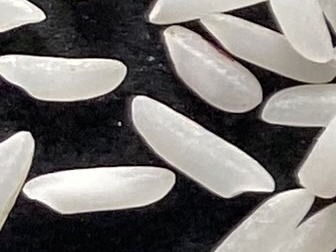
#> input picture dataset_beras/Tile18_C2_R6.jpg, 336 x 252 px; its folder holds only this picture in this run
$ python batch_analyzer.py
#> lines starting #> are read from the running program, lines starting #| are printed output that depends on the picture; after the words box and inside, x2 and y2 are one past the last pixel; in counts of white or black regions, pixels touching at a corner belong together
import cv2
import numpy as np
import matplotlib.pyplot as plt
import glob
import os

def main():
    # 1. PERSIAPAN FOLDER
    input_folder = 'dataset_beras'   # Folder tempat kamu menaruh banyak foto
    output_folder = 'hasil_analisis' # Folder untuk menyimpan foto hasil masking otomatis

    # Buat folder output otomatis jika belum ada
    os.makedirs(output_folder, exist_ok=True)

    # Ambil semua file dengan ekstensi .jpg dan .png di folder input
    image_paths = glob.glob(f"{input_folder}/*.jpg") + glob.glob(f"{input_folder}/*.png")

    if len(image_paths) == 0:
        print(f"[ERROR] Tidak ada gambar ditemukan di folder '{input_folder}'.")
        return

    print(f"[INFO] Memulai Batch Processing untuk {len(image_paths)} gambar...\n")

    all_raw_areas = [] # Menyimpan data ukuran beras dari SELURUH foto
    total_rice_global = 0

    kernel_ellipse = cv2.getStructuringElement(cv2.MORPH_ELLIPSE, (3, 3))

    # 2. PROSES LOOPING (SCAN BANYAK FOTO)
    for index, img_path in enumerate(image_paths):
        filename = os.path.basename(img_path)
        image = cv2.imread(img_path)
#> image is the input picture: shape (252, 336, 3); mean B, G, R 111.1, 113.4, 116.5

        if image is None:
            continue

        # Preprocessing
        gray = cv2.cvtColor(image, cv2.COLOR_BGR2GRAY)
        blurred = cv2.GaussianBlur(gray, (5, 5), 0)
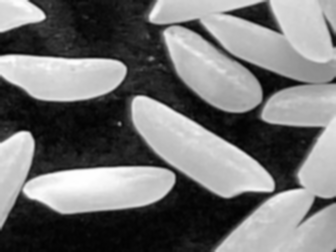
#> blurred: shape (252, 336); min 2, max 255, mean 114.1

        # OTSU'S THRESHOLDING (Auto Threshold)
        # Algoritma ini mencari nilai threshold terbaik secara otomatis (mengabaikan angka 0 di parameter)
        best_thresh, binary = cv2.threshold(blurred, 0, 255, cv2.THRESH_BINARY + cv2.THRESH_OTSU)
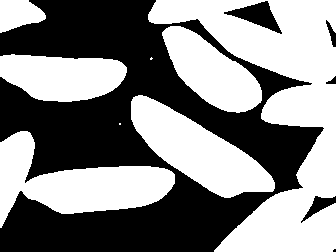
#> binary: shape (252, 336); 51.8% white; 6 black regions (1 under 20 px), largest, box (x1, y1, x2, y2) and area: (0, 0, 324, 252) 39492, (224, 1, 282, 34) 790, (301, 196, 336, 223) 323, (326, 20, 336, 47) 114, (326, 76, 336, 84) 43
#> best_thresh = 110

        # Morfologi
        morph = cv2.morphologyEx(binary, cv2.MORPH_OPEN, kernel_ellipse, iterations=1)
#> morph: shape (252, 336); 51.8% white; 6 black regions (1 under 20 px)

        # Find Contours
        contours, _ = cv2.findContours(morph, cv2.RETR_EXTERNAL, cv2.CHAIN_APPROX_SIMPLE)
#> contours = 7 contours, 1 with area under 20; largest, box (x1, y1, x2, y2) and area: (148, 0, 336, 252) 18339, (0, 131, 175, 228) 7420, (131, 95, 275, 198) 6645, (162, 26, 262, 113) 4577, (0, 54, 127, 102) 4512, (0, 0, 46, 33) 1010

        output_img = image.copy()
        valid_count = 0
        local_areas = []

        for cnt in contours:
            area = cv2.contourArea(cnt)
            if area > 20: # Filter debu
                valid_count += 1
                total_rice_global += 1
                all_raw_areas.append(area)
                local_areas.append(area)

                # Masking hijau polos
                cv2.drawContours(output_img, [cnt], -1, (0, 255, 0), 2)
#> this loop made 7 passes
#> area on passes 1, 2, 4, 5, 6, 7: 7420.5, 6645, 4512, 4577, 18339, 1010.5
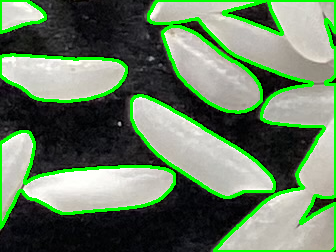
#> output_img: shape (252, 336, 3); 10.84% of pixels changed, all inside (x1, y1, x2, y2) = (0, 0, 336, 252)
#> after the loop, all_raw_areas = [7420.5, 6645, 4512, 4577, 18339, 1010.5]; local_areas = [7420.5, 6645, 4512, 4577, 18339, 1010.5]; total_rice_global = 6; valid_count = 6

        # Tulis HUD sederhana di pojok kiri atas
        avg_local = np.mean(local_areas) if len(local_areas) > 0 else 0
#> avg_local = 7084
        cv2.rectangle(output_img, (5, 5), (350, 70), (0, 0, 0), -1)
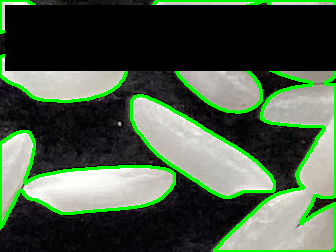
#> output_img: shape (252, 336, 3); mean B, G, R 68.5, 90.2, 71.3
        cv2.putText(output_img, f"File: {filename}", (15, 25), cv2.FONT_HERSHEY_SIMPLEX, 0.5, (255, 255, 255), 1)
        cv2.putText(output_img, f"Auto-Thresh: {int(best_thresh)} | Butir: {valid_count}", (15, 45), cv2.FONT_HERSHEY_SIMPLEX, 0.5, (0, 255, 255), 1)
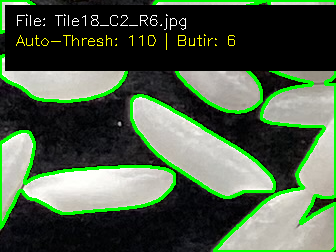
#> output_img: shape (252, 336, 3); mean B, G, R 69.7, 92.7, 73.7

        # Simpan hasil masking ke folder output
        save_path = os.path.join(output_folder, f"result_{filename}")
        cv2.imwrite(save_path, output_img)

        print(f"[{index+1}/{len(image_paths)}] Berhasil memproses {filename} -> Ditemukan {valid_count} butir beras.")
#| [1/1] Berhasil memproses Tile18_C2_R6.jpg -> Ditemukan 6 butir beras.

    print(f"\n[SELESAI] Total seluruh beras dari {len(image_paths)} foto: {total_rice_global} butir.")
#| [SELESAI] Total seluruh beras dari 1 foto: 6 butir.
    print(f"Gambar hasil masking telah disimpan di folder: {output_folder}/")

    # 3. ANALISIS HISTOGRAM GLOBAL
    if len(all_raw_areas) > 0:
        print("\n[INFO] Membuka grafik Histogram Distribusi Global...")
        plt.style.use('ggplot')
        plt.figure(figsize=(10, 6))

        plt.hist(all_raw_areas, bins=25, color='darkorange', edgecolor='black', alpha=0.8)

        mean_val = np.mean(all_raw_areas)
#> mean_val = 7084
        median_val = np.median(all_raw_areas)
#> median_val = 5611

        plt.axvline(mean_val, color='blue', linestyle='dashed', linewidth=2, label=f'Rata-rata: {mean_val:.1f} px')
        plt.axvline(median_val, color='green', linestyle='dashed', linewidth=2, label=f'Median: {median_val:.1f} px')

        plt.title(f'Histogram Distribusi Ukuran dari Total {total_rice_global} Butir Beras')
        plt.xlabel('Luas Area Beras (Piksel Persegi)')
        plt.ylabel('Frekuensi (Jumlah Butir)')
        plt.legend()
        plt.tight_layout()
        plt.show()
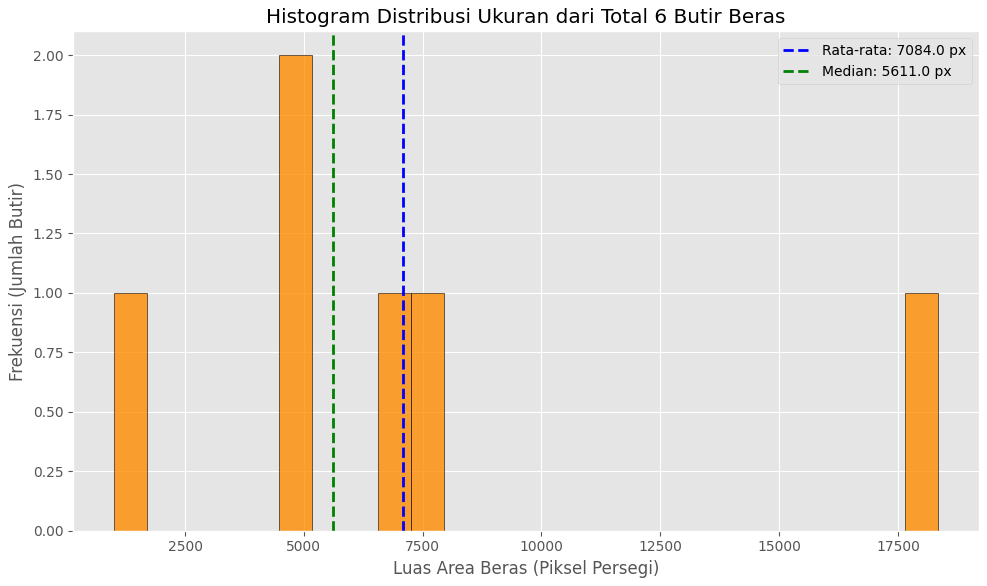
#> figure drawn by matplotlib, 1 panel; tallest bar 2 high, from x = 4476.2 to 5169.3

if __name__ == "__main__":
    main()

$ run again, on dataset_beras/Tile32_C3_R8.jpg
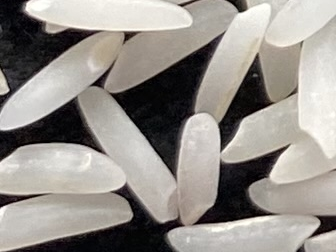
#> input picture dataset_beras/Tile32_C3_R8.jpg, 336 x 252 px
#> in main, image is the input picture: shape (252, 336, 3); mean B, G, R 139, 144.4, 149.2
#> in main, `best_thresh, binary = cv2.threshold(blurred, 0, 255, cv2.THRESH_BINARY..`:
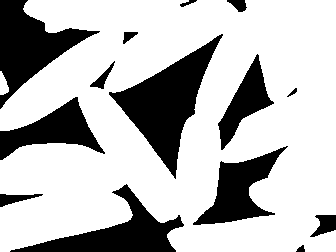
#> binary: shape (252, 336); 73.2% white; 14 black regions, largest, box (x1, y1, x2, y2) and area: (109, 34, 223, 179) 5698, (0, 0, 100, 109) 4306, (10, 184, 184, 252) 3814
#> best_thresh = 107
#> morph: shape (252, 336); 73.2% white; 14 black regions
#> contours = 2 contours; box (x1, y1, x2, y2) and area: (0, 0, 336, 252) 71920, (0, 71, 9, 95) 120
#> the loop in main, `for cnt in contours:` made 2 passes
#> (area, valid_count, total_rice_global) on passes 1 to 2: (119.5, 1, 1), (71920.5, 2, 2)
#> after the loop in main, `for cnt in contours:`: all_raw_areas = [119.5, 71920.5]; total_rice_global = 2
#> avg_local = 36020
#| [1/1] Berhasil memproses Tile32_C3_R8.jpg -> Ditemukan 2 butir beras.
#| [SELESAI] Total seluruh beras dari 1 foto: 2 butir.
#> in main, `plt.show()`:
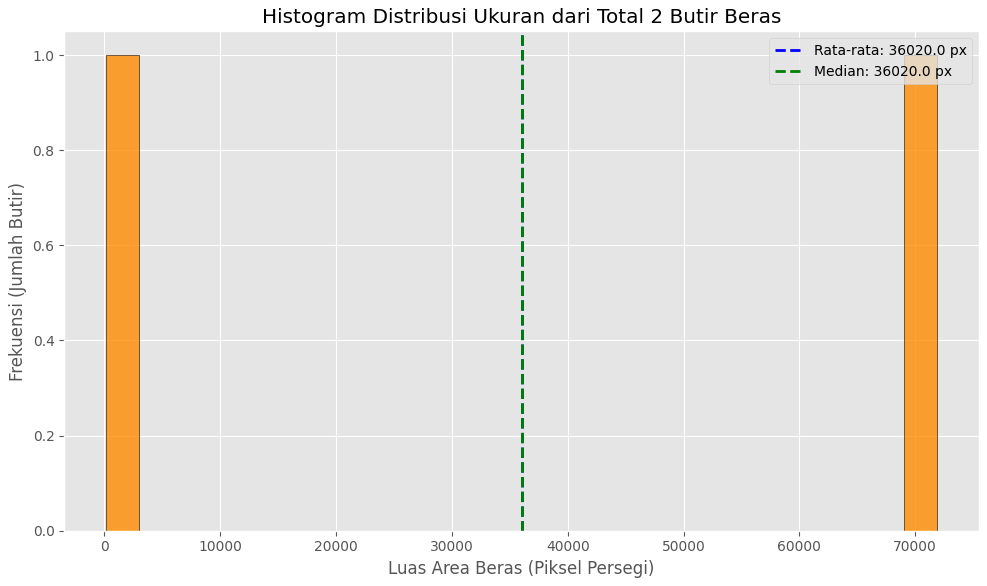
#> figure drawn by matplotlib, 1 panel

$ run again, on dataset_beras/Tile43_C4_R7.jpg
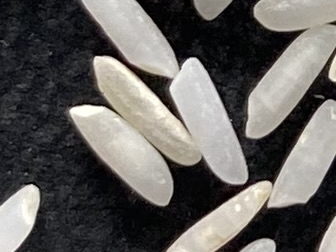
#> input picture dataset_beras/Tile43_C4_R7.jpg, 336 x 252 px
#> in main, image is the input picture: shape (252, 336, 3); mean B, G, R 93.4, 95.8, 98.2
#> in main, `best_thresh, binary = cv2.threshold(blurred, 0, 255, cv2.THRESH_BINARY..`:
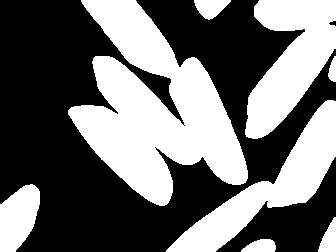
#> binary: shape (252, 336); 43% white; 8 white regions, largest, box (x1, y1, x2, y2) and area: (68, 0, 248, 206) 18793, (245, 0, 336, 139) 7187, (166, 100, 336, 252) 7079
#> best_thresh = 107
#> morph: shape (252, 336); 43% white; 8 white regions
#> contours = 8 contours; box (x1, y1, x2, y2) and area: (68, 0, 248, 206) 18354, (245, 0, 336, 139) 6977, (166, 100, 336, 252) 6852, (0, 184, 40, 252) 1891, (194, 0, 231, 20) 431, (318, 217, 336, 252) 344, (241, 239, 276, 252) 307, (328, 56, 336, 82) 118
#> the loop in main, `for cnt in contours:` made 8 passes
#> area on passes 1 to 8: 307, 344, 1891, 6852, 117.5, 6977, 431, 18354
#> after the loop in main, `for cnt in contours:`: all_raw_areas = [307, 344, 1891, 6852, 117.5, 6977, 431, 18354]; total_rice_global = 8
#> avg_local = 4409.2
#| [1/1] Berhasil memproses Tile43_C4_R7.jpg -> Ditemukan 8 butir beras.
#| [SELESAI] Total seluruh beras dari 1 foto: 8 butir.
#> median_val = 1161
#> in main, `plt.show()`:
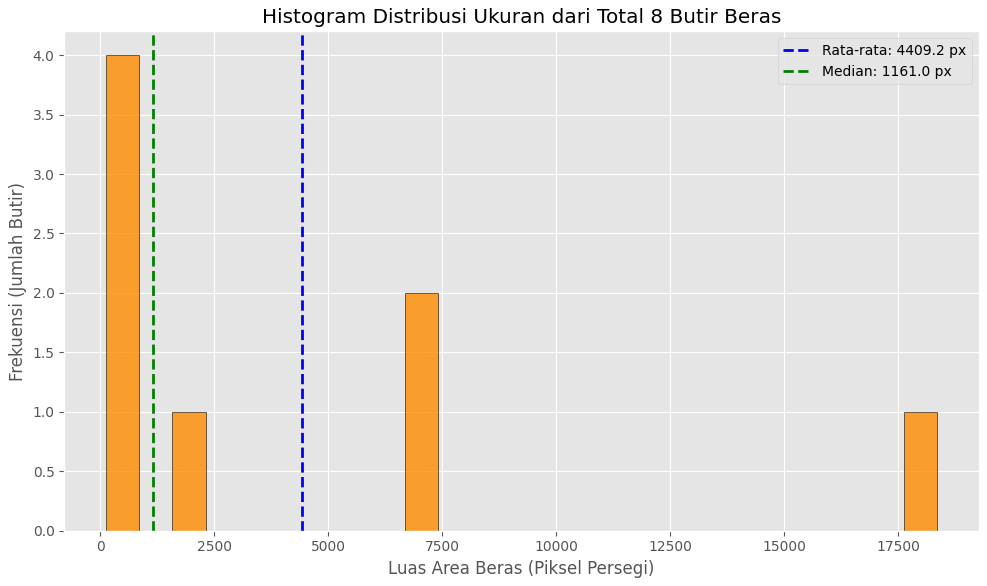
#> figure drawn by matplotlib, 1 panel; tallest bar 4 high, from x = 117.5 to 847

$ run again, on dataset_beras/Tile51_C5_R3.jpg
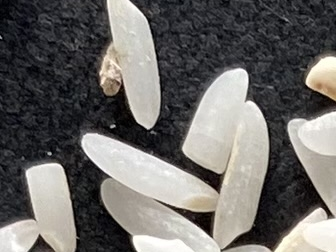
#> input picture dataset_beras/Tile51_C5_R3.jpg, 336 x 252 px
#> in main, image is the input picture: shape (252, 336, 3); mean B, G, R 102.7, 104.9, 107
#> in main, `best_thresh, binary = cv2.threshold(blurred, 0, 255, cv2.THRESH_BINARY..`:
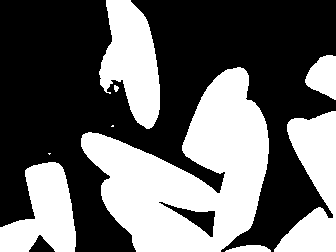
#> binary: shape (252, 336); 40.4% white; 9 white regions (2 under 20 px), largest, box (x1, y1, x2, y2) and area: (81, 67, 269, 252) 18698, (99, 0, 160, 129) 5023, (274, 111, 336, 252) 4912
#> best_thresh = 120
#> morph: shape (252, 336); 40.4% white; 7 white regions
#> contours = 7 contours, 1 with area under 20; largest, box (x1, y1, x2, y2) and area: (81, 67, 269, 252) 18930, (99, 0, 160, 129) 4850, (274, 111, 336, 252) 4705, (0, 162, 76, 252) 4165, (305, 55, 336, 100) 914, (225, 245, 271, 252) 192
#> the loop in main, `for cnt in contours:` made 7 passes
#> area on passes 1, 2, 3, 5, 6, 7: 192.5, 4165, 4705, 18930, 913.5, 4850
#> after the loop in main, `for cnt in contours:`: all_raw_areas = [192.5, 4165, 4705, 18930, 913.5, 4850]; total_rice_global = 6
#> avg_local = 5626
#| [1/1] Berhasil memproses Tile51_C5_R3.jpg -> Ditemukan 6 butir beras.
#| [SELESAI] Total seluruh beras dari 1 foto: 6 butir.
#> median_val = 4435
#> in main, `plt.show()`:
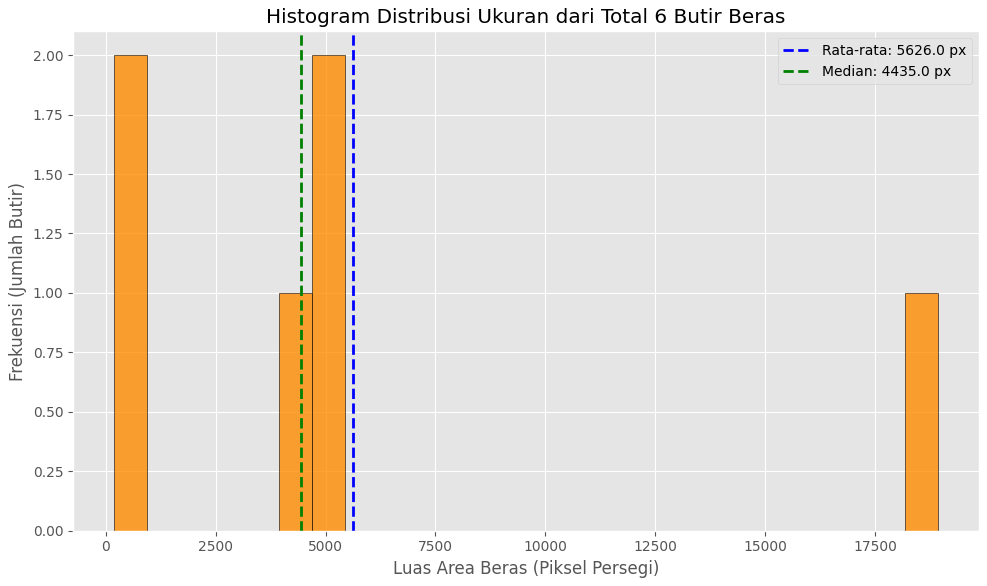
#> figure drawn by matplotlib, 1 panel
